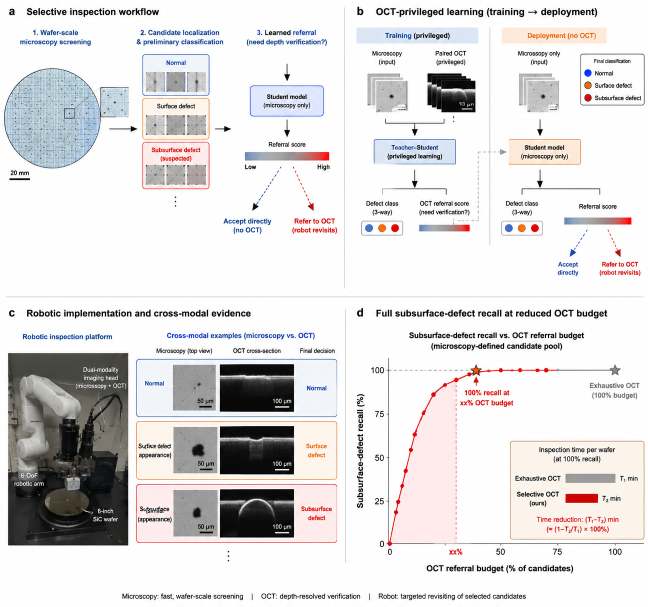
#> input picture data/fig1_wafer_photo.png, 1296 x 1213 px, found by its file name (shown at 1/2 size)
$ python draw_fig1_full.py
#> lines starting #> are read from the running program, lines starting #| are printed output that depends on the picture
# -*- coding: utf-8 -*-
"""
完整 Fig 1（a–e 五面板）最终版。
a  Selective inspection workflow：晶圆筛查 → 候选分类 → 深度不确定性门（U-band 三区）
b  OCT-privileged learning (LUPI)：Training (privileged) → Deployment (no OCT)
c  Robotic implementation and cross-modal evidence（原图素材，不动）
d  Subsurface-defect recall vs. OCT budget (Wafer E)：横轴 = 全扫 35 min 的百分比
e  Inspection time to 100% recall (Wafer E)：T1=35 min vs T2=3.6 min (10.3%, −89.7%)
数据: adjusted_predictions_test_DE.csv (Wafer E, n=209, SS=71)。投稿前换真实数据重跑本脚本。
"""
import numpy as np, pandas as pd
import matplotlib
matplotlib.use("Agg")
import matplotlib.pyplot as plt
import matplotlib.patches as mpatches
from matplotlib.patches import FancyBboxPatch
from matplotlib.colors import LinearSegmentedColormap
from PIL import Image

SRC_IMG = "data/fig1_wafer_photo.png"
CSV     = "data/adjusted_predictions_test_DE.csv"
OUT     = "outputs/Fig1_full.png"

C_BLUE, C_ORANGE, C_RED = "#2b6cb0", "#e08e45", "#d62728"   # 类别色：Normal/Surface/Subsurface

# ---------------- 数据 ----------------
im0 = Image.open(SRC_IMG)
#> im0 is the input picture: PIL image 1296x1213 RGB; mean R, G, B 223.2, 221.1, 221.5
crop_a = im0.crop((15, 55, 452, 425))      # step1 晶圆 + step2 候选分类
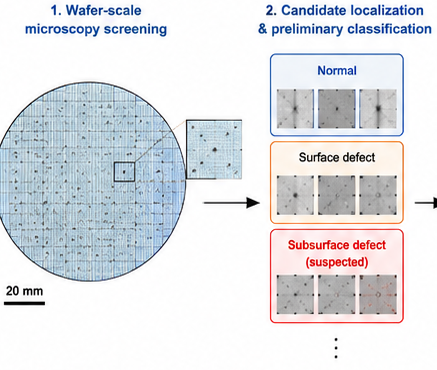
#> crop_a: PIL image 437x370 RGB; mean R, G, B 224.1, 226.4, 230.4
crop_c = im0.crop((15, 600, 665, 1150))    # panel c 整版
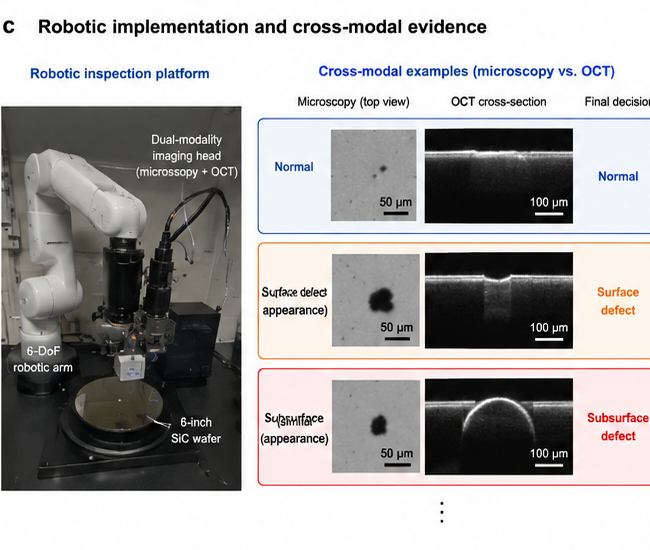
#> crop_c: PIL image 650x550 RGB; mean R, G, B 167.7, 165.4, 164.8

#> (the run stopped early here; a loop or call above may not have finished)
